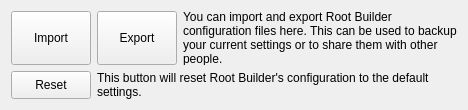
<?xml version="1.0" encoding="UTF-8"?>
<ui version="4.0">
 <class>exportTabWidget</class>
 <widget class="QWidget" name="exportTabWidget">
  <property name="geometry">
   <rect>
    <x>0</x>
    <y>0</y>
    <width>377</width>
    <height>110</height>
   </rect>
  </property>
  <property name="minimumSize">
   <size>
    <width>0</width>
    <height>110</height>
   </size>
  </property>
  <property name="windowTitle">
   <string>Form</string>
  </property>
  <layout class="QVBoxLayout" name="verticalLayout">
   <item>
    <widget class="QWidget" name="exportWidget" native="true">
     <layout class="QHBoxLayout" name="horizontalLayout">
      <property name="leftMargin">
       <number>0</number>
      </property>
      <property name="topMargin">
       <number>0</number>
      </property>
      <property name="rightMargin">
       <number>0</number>
      </property>
      <property name="bottomMargin">
       <number>0</number>
      </property>
      <item>
       <widget class="QPushButton" name="importButton">
        <property name="sizePolicy">
         <sizepolicy hsizetype="Minimum" vsizetype="Minimum">
          <horstretch>0</horstretch>
          <verstretch>0</verstretch>
         </sizepolicy>
        </property>
        <property name="text">
         <string>Import</string>
        </property>
       </widget>
      </item>
      <item>
       <widget class="QPushButton" name="exportButton">
        <property name="sizePolicy">
         <sizepolicy hsizetype="Preferred" vsizetype="Minimum">
          <horstretch>0</horstretch>
          <verstretch>0</verstretch>
         </sizepolicy>
        </property>
        <property name="text">
         <string>Export</string>
        </property>
       </widget>
      </item>
      <item>
       <widget class="QLabel" name="label">
        <property name="sizePolicy">
         <sizepolicy hsizetype="MinimumExpanding" vsizetype="Preferred">
          <horstretch>0</horstretch>
          <verstretch>0</verstretch>
         </sizepolicy>
        </property>
        <property name="text">
         <string>You can import and export Root Builder configuration files here. This can be used to backup your current settings or to share them with other people.</string>
        </property>
        <property name="wordWrap">
         <bool>true</bool>
        </property>
       </widget>
      </item>
     </layout>
    </widget>
   </item>
   <item>
    <widget class="QWidget" name="resetWidget" native="true">
     <layout class="QHBoxLayout" name="horizontalLayout_2">
      <property name="leftMargin">
       <number>0</number>
      </property>
      <property name="topMargin">
       <number>0</number>
      </property>
      <property name="rightMargin">
       <number>0</number>
      </property>
      <property name="bottomMargin">
       <number>0</number>
      </property>
      <item>
       <widget class="QPushButton" name="resetButton">
        <property name="sizePolicy">
         <sizepolicy hsizetype="Minimum" vsizetype="Minimum">
          <horstretch>0</horstretch>
          <verstretch>0</verstretch>
         </sizepolicy>
        </property>
        <property name="text">
         <string>Reset</string>
        </property>
       </widget>
      </item>
      <item>
       <widget class="QLabel" name="label_2">
        <property name="sizePolicy">
         <sizepolicy hsizetype="MinimumExpanding" vsizetype="Preferred">
          <horstretch>0</horstretch>
          <verstretch>0</verstretch>
         </sizepolicy>
        </property>
        <property name="text">
         <string>This button will reset Root Builder's configuration to the default settings.</string>
        </property>
        <property name="wordWrap">
         <bool>true</bool>
        </property>
       </widget>
      </item>
     </layout>
    </widget>
   </item>
  </layout>
 </widget>
 <resources/>
 <connections/>
</ui>
